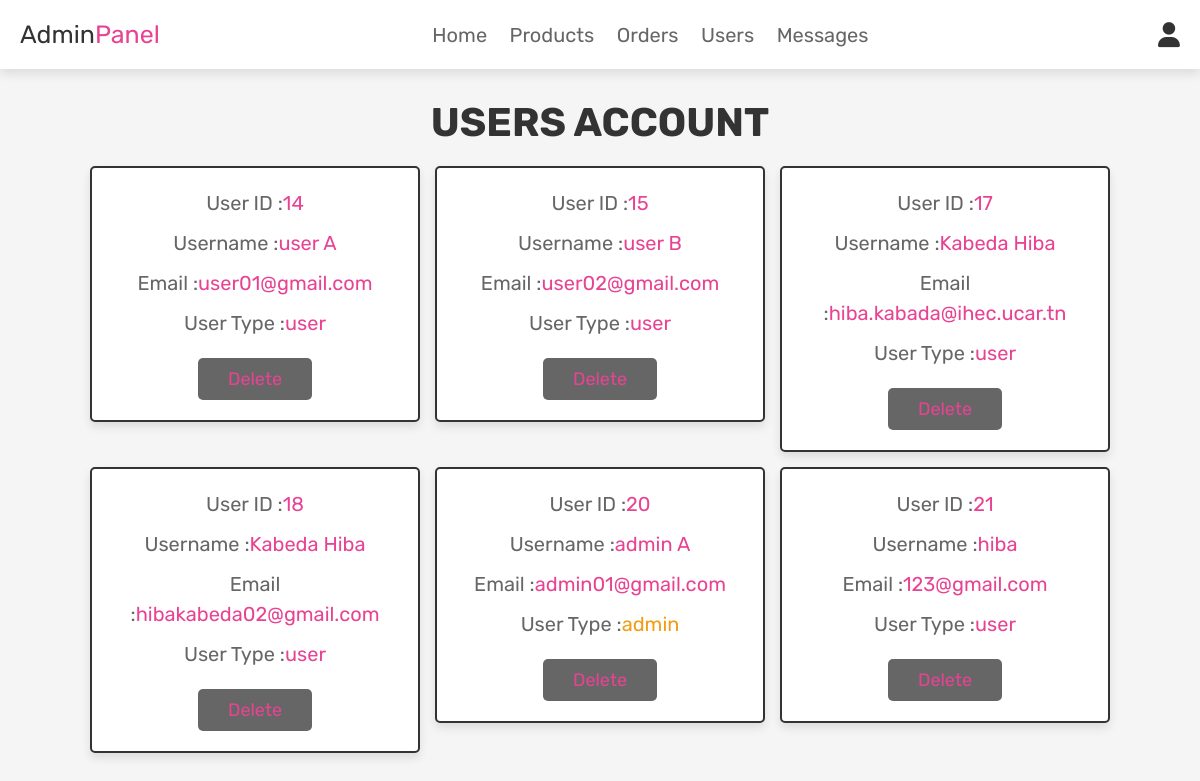
Screenshot of /admin_users.php (signed in) with the database file from the repository.
### tables this page shows
CREATE TABLE IF NOT EXISTS `users` (
  `id` int(100) NOT NULL AUTO_INCREMENT,
  `name` varchar(100) NOT NULL,
  `email` varchar(100) NOT NULL,
  `password` varchar(100) NOT NULL,
  `user_type` varchar(20) NOT NULL DEFAULT 'user',
  PRIMARY KEY (`id`)
);

### admin_users.php (the view, shortened to what this page needs)
<?php
@include 'config.php';
?>
<!DOCTYPE html>
<html lang="en">
<head>
   <link rel="stylesheet" href="https://cdnjs.cloudflare.com/ajax/libs/font-awesome/6.0.0/css/all.min.css">
   <link rel="stylesheet" href="css/admin_style.css">
</head>
<body>
<?php @include 'admin_header.php'; ?>
<section class="users">
   <h1 class="title">users account</h1>
   <div class="box-container">
      <?php
         $select_users = mysqli_query($conn, "SELECT * FROM `users`") or die('query failed');
         if(mysqli_num_rows($select_users) > 0){
            while($fetch_users = mysqli_fetch_assoc($select_users)){
      ?>
      <div class="box">
         <p>User ID :<span><?php echo $fetch_users['id']; ?></span></p>
         <p>Username :<span><?php echo $fetch_users['name']; ?></span></p>
         <p>Email :<span><?php echo $fetch_users['email']; ?></span></p>
         <p>User Type :<span style="color:<?php if($fetch_users['user_type'] == 'admin'){ echo 'var(--orange)'; }; ?>"><?php echo $fetch_users['user_type']; ?></span></p>
         <a href="admin_users.php?delete=<?php echo $fetch_users['id']; ?>" onclick="return confirm('delete this user?');" class="delete-btn">delete</a>
      </div>
      <?php
         }
      }
      ?>
   </div>
</section>
</body>
</html>

### admin_header.php (shortened to what this page needs)
<header class="header">
   <div class="flex">
      <a href="admin_page.php" class="logo">Admin<span>Panel</span></a>
      <nav class="navbar">
         <a href="admin_page.php">Home</a>
         <a href="admin_products.php">Products</a>
         <a href="admin_orders.php">Orders</a>
         <a href="admin_users.php">Users</a>
         <a href="admin_contacts.php">Messages</a>
      </nav>
      <div class="icons">
         <div id="user-btn" class="fas fa-user"></div>
      </div>
   </div>
</header>

### css/admin_style.css (style rules this page uses)
:root { --pink:#e84393; --red:#c0392b; --orange:#f39c12; --black:#333; --white:#fff; --light-color:#666; --light-white:#ccc; --light-bg:#f5f5f5; --border:.2rem solid var(--black); --box-shadow:0 .5rem 1rem rgba(0,0,0,.1); }
* { font-family: 'Rubik', sans-serif; margin:0; padding:0; box-sizing: border-box; outline: none; border:none; text-decoration: none; transition:all .2s linear; }
html { font-size: 62.5%; overflow-x: hidden; scroll-behavior: smooth; scroll-padding-top: 6.5rem; }
body { background: var(--light-bg); }
section { padding:3rem 2rem; }
.title { text-align: center; margin-bottom: 2rem; color:var(--black); text-transform: uppercase; font-size: 4rem; }
.btn, .delete-btn, .option-btn { display: inline-block; border-radius: .5rem; margin-top: 1rem; font-size: 1.8rem; color:var(--white); cursor: pointer; padding:1rem 3rem; text-transform: capitalize; }
.delete-btn { background-color: var(--light-color); }
.header { position: sticky; top:0; left:0; right:0; z-index: 1000; background-color: var(--white); box-shadow: var(--box-shadow); }
.header .flex { display: flex; align-items: center; justify-content: space-between; padding:2rem; max-width: 1200px; margin:0 auto; position: relative; }
.header .flex .icons div { font-size: 2.5rem; margin-left: 1.7rem; cursor: pointer; color:var(--black); }
.header .flex .navbar a { margin:0 1rem; font-size: 2rem; color:var(--light-color); }
.header .flex .logo { font-size: 2.5rem; color:var(--black); }
.header .flex .logo span { color:var(--pink); }
.users .box-container { display: grid; grid-template-columns: repeat(auto-fit, 33rem); gap:1.5rem; align-items: flex-start; max-width: 1200px; margin: 0 auto; justify-content: center; }
.users .box-container .box { padding:2rem; border:var(--border); background-color: var(--white); box-shadow: var(--box-shadow); border-radius: .5rem; text-align: center; }
.users .box-container .box p { font-size: 2rem; color:var(--light-color); margin-bottom: 1rem; line-height: 1.5; }
.users .box-container .box p span { color:var(--pink); }
.users .box-container .box .delete-btn { margin-top: .5; color:var(--pink); }

### rows the page displays
users: id "14", name "user A", email "user01@gmail.com", user_type "user"
users: id "15", name "user B", email "user02@gmail.com", user_type "user"
users: id "17", name "Kabeda Hiba", email "hiba.kabada@ihec.ucar.tn", user_type "user"
users: id "18", name "Kabeda Hiba", email "hibakabeda02@gmail.com", user_type "user"
users: id "20", name "admin A", email "admin01@gmail.com", user_type "admin"
users: id "21", name "hiba", email "123@gmail.com", user_type "user"
